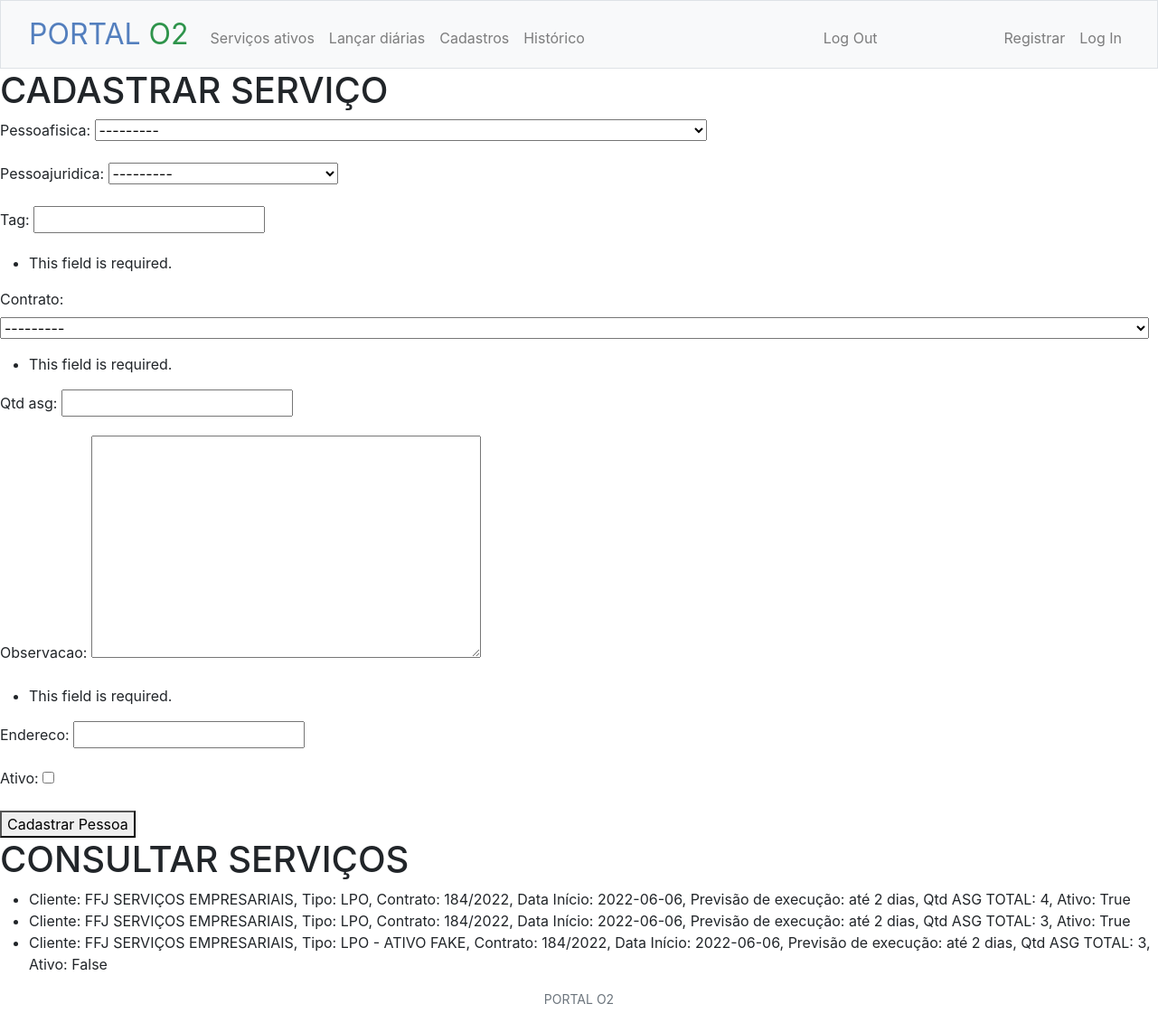
/servico (signed in), run on the app's committed database.
### O2site/models.py (models this page shows)
class Contrato(models.Model):
    pessoafisica = models.ForeignKey('PessoaFisica', blank=True, on_delete=models.CASCADE)
    pessoajuridica = models.ForeignKey('PessoaJuridica', blank=True, on_delete=models.CASCADE)
    n_ct = models.CharField(blank=False, max_length=20)
    area = models.IntegerField(blank=False)
    valor = models.FloatField(blank=False)
    data_inicio = models.DateField(blank=False)
    previsao_execucao = models.IntegerField(blank=False)
    ativo = models.BooleanField(default=True)
    def __str__(self):
        return f"Empresa: {self.pessoajuridica}, Ct. num: {self.n_ct}, Área: {self.area}, Data de início: {self.data_inicio}, Previsão: {self.previsao_execucao}, Valor: {self.valor}, Endereço: {self.pessoajuridica.endereco}"

class Servico(models.Model):
    pessoafisica = models.ForeignKey('PessoaFisica', blank=True, on_delete=models.CASCADE)
    pessoajuridica = models.ForeignKey('PessoaJuridica', blank=True, on_delete=models.CASCADE)
    tag = models.CharField(blank=True, max_length=50)
    contrato = models.ForeignKey('Contrato', on_delete=models.CASCADE)
    qtd_asg = models.IntegerField(blank=False)
    observacao = models.TextField(blank=True)
    endereco = models.CharField(blank=False, max_length=200)
    ativo = models.BooleanField(default=True)
    def __str__(self):
        return f"Cliente: {self.pessoajuridica.razao_social}, Tipo: {self.tag}, Contrato: {self.contrato.n_ct}, Data Início: {self.contrato.data_inicio}, Previsão de execução: até {self.contrato.previsao_execucao} dias, Qtd ASG TOTAL: {self.qtd_asg}, Ativo: {self.ativo}"

class PessoaJuridica(models.Model):
    PJ_CHOICES = (
        ("CLIENTE", "CLIENTE"),
        ("FORNECEDOR", "FORNECEDOR"),
    )
    razao_social = models.CharField(blank=False, max_length=100)
    cnpj = models.CharField(blank=False, max_length=30)
    endereco = models.CharField(blank=True, max_length=200)
    email = models.CharField(blank=True, max_length=50)
    telefone = models.CharField(blank=True, max_length=20)
    tipo = models.CharField(blank=False, choices=PJ_CHOICES, null=False, max_length=20) # cliente, fornecedor, etc
    pessoafisica = models.ManyToManyField(PessoaFisica, blank=True, related_name="PessoasJuridicas")
    def __str__(self):
        return self.razao_social

### O2site/views.py (the view)
# urls.py: path("servico", views.servico, name="servico"),
@login_required(login_url='login')
def servico(request):
    form = forms.Servico(request.POST)
    if form.is_valid():
        print(form.cleaned_data)
        form.save()
        return HttpResponseRedirect('servico')
    return render(request, "servico.html", {"form":form, "servicos":Servico.objects.all()})

### O2site/forms.py
class Servico(forms.ModelForm):
    class Meta:
        model = models.Servico
        fields = "__all__"

### O2site/models.py (called while the page is built)
    def __str__(self):
        return f"Nome: {self.nome}, Tipo: {self.tipo}, cargo: {self.cargo}, Data de cadastro: {self.cadastro}"

### O2site/templates/servico.html (shortened to what this page needs)
{% extends "layout.html" %}
{% block main %}
<div>
    <h1>CADASTRAR SERVIÇO</h1>
    <div>
        <form method="POST">
            {{ form.as_p }}
         <button type="submit" class="btn-btn">Cadastrar Pessoa</button>
        </form>
     </div>
        <div>
            <h1>CONSULTAR SERVIÇOS</h1>
            <div style="flex">
                <ul style="align-items:center">
                    {% for servico in servicos %}
                    <li> {{ servico }} </li>
                    {% endfor %}
                </ul>
            </div>
        </div>
</div>
        {% endblock %}

### data on the page
Contrato: pessoajuridica "---------"
Servico: pessoajuridica+tag+contrato "Cliente: FFJ SERVIÇOS EMPRESARIAIS, Tipo: LPO, Contrato: 184/2022, Data Início: 2022-06-06, Previsão de execução: até 2 dias, Qtd ASG TOTAL: 4, Ativo: True"
Servico: pessoajuridica+tag+contrato "Cliente: FFJ SERVIÇOS EMPRESARIAIS, Tipo: LPO, Contrato: 184/2022, Data Início: 2022-06-06, Previsão de execução: até 2 dias, Qtd ASG TOTAL: 3, Ativo: True"
Servico: pessoajuridica+tag+contrato "Cliente: FFJ SERVIÇOS EMPRESARIAIS, Tipo: LPO - ATIVO FAKE, Contrato: 184/2022, Data Início: 2022-06-06, Previsão de execução: até 2 dias, Qtd ASG TOTAL: 3, Ativo: False"
